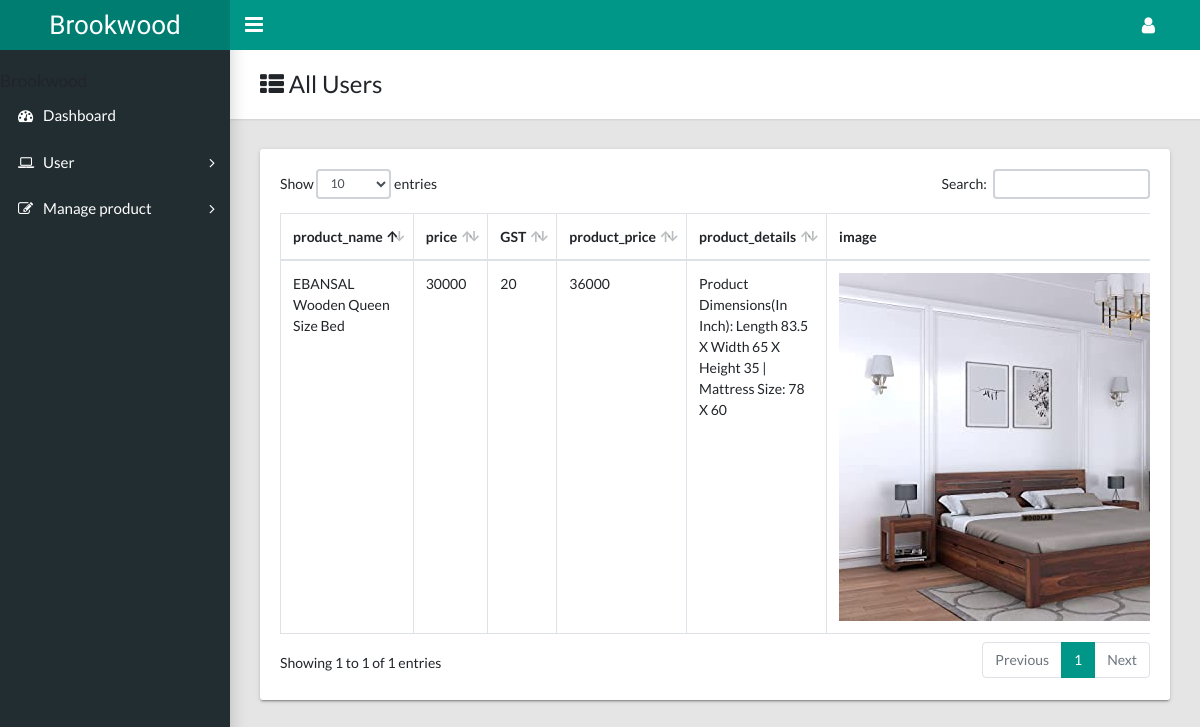
Screenshot of /admin_view_all_product with the database file from the repository.
### brookwoodapp/models.py (models this page shows)
class product(models.Model):
    category= models.CharField(max_length=50)
    product_name = models.CharField(max_length=50)
    price = models.IntegerField()
    GST = models.IntegerField()
    product_price = models.IntegerField()
    product_details = models.CharField(max_length=300)
    image = models.ImageField(upload_to='images')
    stock = models.CharField(max_length=500)
    product_status = models.CharField(max_length=10)
    def __str__(self):
        return self.product_name

### woodapp/views.py (the view)
# urls.py: path('admin_view_all_product',views.admin_view_all_product,name='admin_view_all_product'),
def admin_view_all_product(request):
    data=product.objects.all()
    print(data)
    return render(request,"view_product.html",{'data':data})

### woodapp/templates/view_product.html (shortened to what this page needs)
<!DOCTYPE html>
<html lang="en">
  <head>
    <link rel="stylesheet" type="text/css" href="../static/css/main.css">
    <link rel="stylesheet" type="text/css" href="https://maxcdn.bootstrapcdn.com/font-awesome/4.7.0/css/font-awesome.min.css">
  </head>
  <body class="app sidebar-mini">
    <header class="app-header"><a class="app-header__logo" href="index.html">Brookwood</a>
      <a class="app-sidebar__toggle" href="#" data-toggle="sidebar" aria-label="Hide Sidebar"></a>
      <ul class="app-nav">
        <li class="dropdown"><a class="app-nav__item" href="#" data-toggle="dropdown" aria-label="Open Profile Menu"><i class="fa fa-user fa-lg"></i></a>
        </li>
      </ul>
    </header>
    <aside class="app-sidebar">
          <p class="app-sidebar__user-name">Brookwood</p>
      <ul class="app-menu">
        <li><a class="app-menu__item" href="{% url 'admin_dashboard' %}"><i class="app-menu__icon fa fa-dashboard"></i><span class="app-menu__label">Dashboard</span></a></li>
        <li class="treeview"><a class="app-menu__item" href="#" data-toggle="treeview"><i class="app-menu__icon fa fa-laptop"></i><span class="app-menu__label">User</span><i class="treeview-indicator fa fa-angle-right"></i></a>
        </li>
        <li class="treeview"><a class="app-menu__item" href="#" data-toggle="treeview"><i class="app-menu__icon fa fa-edit"></i><span class="app-menu__label">Manage product</span><i class="treeview-indicator fa fa-angle-right"></i></a>
        </li>
    </aside>
    <main class="app-content">
      <div class="app-title">
        <div>
          <h1><i class="fa fa-th-list"></i> All Users</h1>
        </div>
      </div>
      <div class="row">
        <div class="col-md-12">
          <div class="tile">
            <div class="tile-body">
              <div class="table-responsive">
                <table class="table table-hover table-bordered" id="sampleTable">
                  <thead>
                    {% for i in data %}
                    <tr>
                      <th>product_name</th>
                      <th>price</th>
                      <th>GST</th>
                      <th>product_price</th>
                      <th>product_details</th>
                      <th>image</th>
                    </tr>
                  </thead>
                  <tbody>
                    <tr>
                      <td>{{i.product_name}}</td>
                      <td>{{i.price}}</td>
                      <td>{{i.GST}}</td>
                      <td>{{i.product_price}}</td>
                      <td>{{i.product_details}}</td>
                      <td><img src="/media/{{i.image}}"></td>
                    </tr>
                    {% endfor %}
                  </tbody>
                </table>
              </div>
            </div>
          </div>
        </div>
      </div>
    </main>
  </body>
</html>

### rows the page displays
product: product_name "EBANSAL Wooden Queen Size Bed", price "30000", GST "20", product_price "36000", product_details "Product Dimensions(In Inch): Length 83.5 X Width 65 X Height 35 | Mattress Size: 78 X 60", image (picture)
